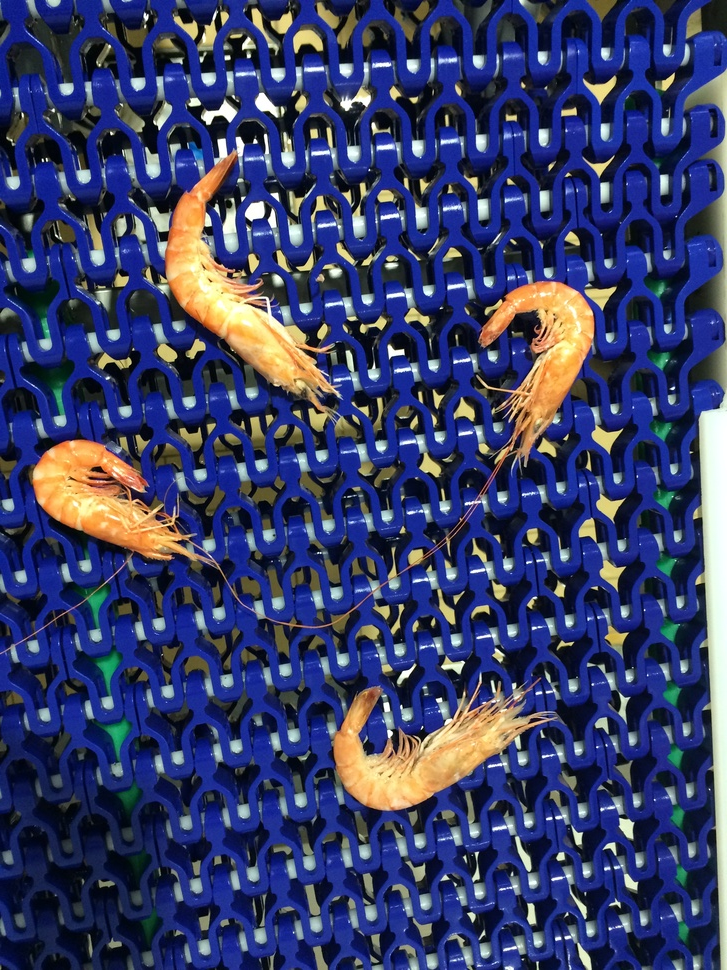
#> input picture 4_Prawns.JPG, 727 x 970 px, shrunk from 2448 x 3264 before the run
$ python -i seg_opencv.py   (imports and definitions only)
#> lines starting #> are read from the running program, lines starting #| are printed output that depends on the picture; after the words box and inside, x2 and y2 are one past the last pixel; in counts of white or black regions, pixels touching at a corner belong together
#> further down, picture is the input picture: shape (970, 727, 3); mean B, G, R 104.5, 62.8, 55.9
def segmentacion(img):

  import numpy as np
  import cv2
  from matplotlib import pyplot as plt

  gray = cv2.cvtColor(img,cv2.COLOR_BGR2GRAY)
  ret, thresh = cv2.threshold(gray,0,255,cv2.THRESH_BINARY_INV+cv2.THRESH_OTSU)
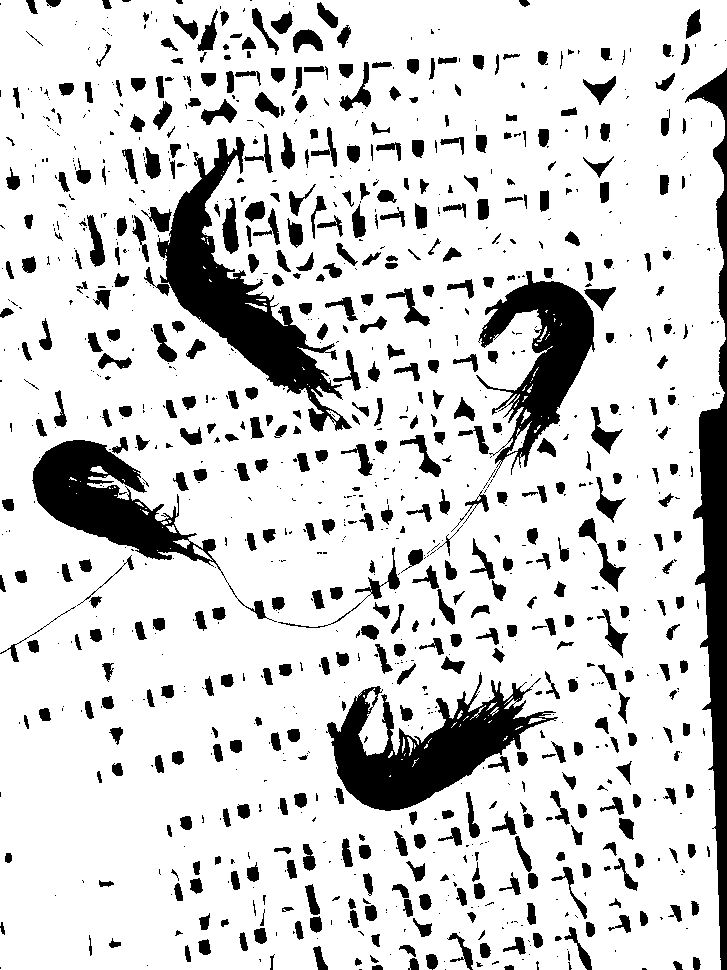
#> thresh: shape (970, 727); 82.4% white; 1124 black regions (616 under 20 px), largest, box (x1, y1, x2, y2) and area: (157, 137, 352, 432) 14278, (326, 672, 558, 811) 12922, (685, 68, 727, 970) 12547
#> ret = 111

  # noise removal
  kernel = np.ones((3,3),np.uint8)
  opening = cv2.morphologyEx(thresh,cv2.MORPH_OPEN,kernel, iterations = 2)
#> opening: shape (970, 727); 81.3% white; 772 black regions (329 under 20 px), largest, box (x1, y1, x2, y2) and area: (141, 134, 361, 432) 16499, (326, 672, 558, 811) 14365, (685, 68, 727, 970) 12632

  # sure background area
  sure_bg = cv2.dilate(opening,kernel,iterations=3)
#> sure_bg: shape (970, 727); 92.6% white; 359 black regions (240 under 20 px), largest, box (x1, y1, x2, y2) and area: (151, 142, 339, 400) 11092, (330, 686, 553, 807) 10139, (697, 347, 727, 970) 8076

  # Finding sure foreground area
  dist_transform = cv2.distanceTransform(opening,cv2.DIST_L2,5)
  ret, sure_fg = cv2.threshold(dist_transform,0.7*dist_transform.max(),255,0)
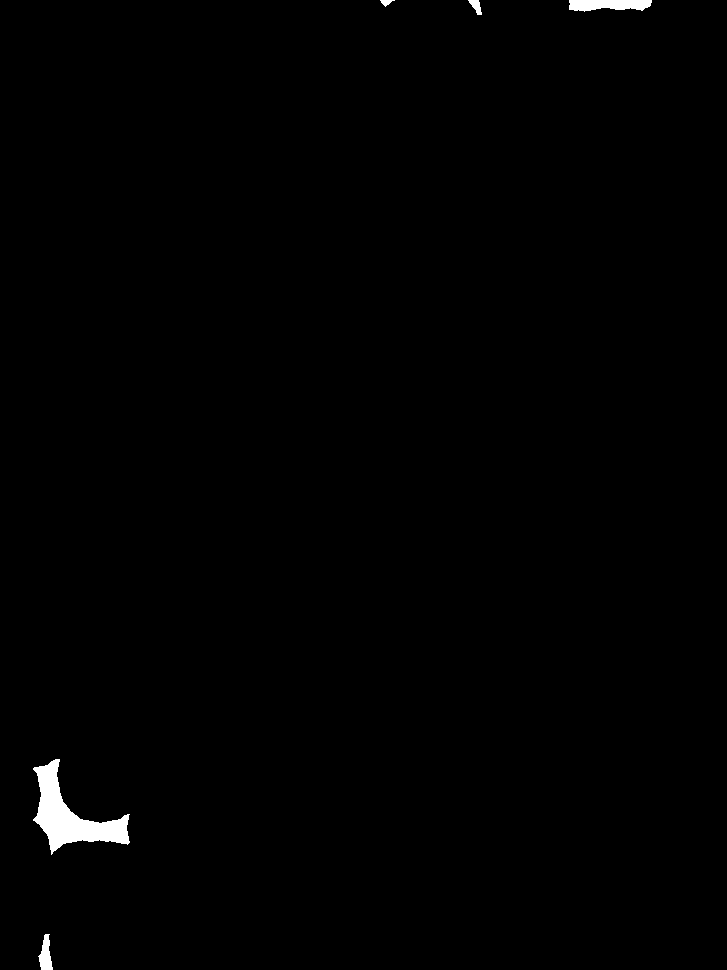
#> sure_fg: shape (970, 727) float32; 0.67% white; 5 white regions, box (x1, y1, x2, y2) and area: (33, 759, 130, 855) 3424, (569, 0, 652, 12) 783, (38, 934, 53, 970) 326, (468, 0, 482, 15) 114, (380, 0, 395, 7) 54
#> ret = 40.16

  # Finding unknown region
  sure_fg = np.uint8(sure_fg)
  unknown = cv2.subtract(sure_bg,sure_fg)

  # Marker labelling
  ret, markers = cv2.connectedComponents(sure_fg)
#> markers: shape (970, 727) int32; 6 distinct labels, from 0 to 5
#> ret = 6

  # Add one to all labels so that sure background is not 0, but 1
  markers = markers+1
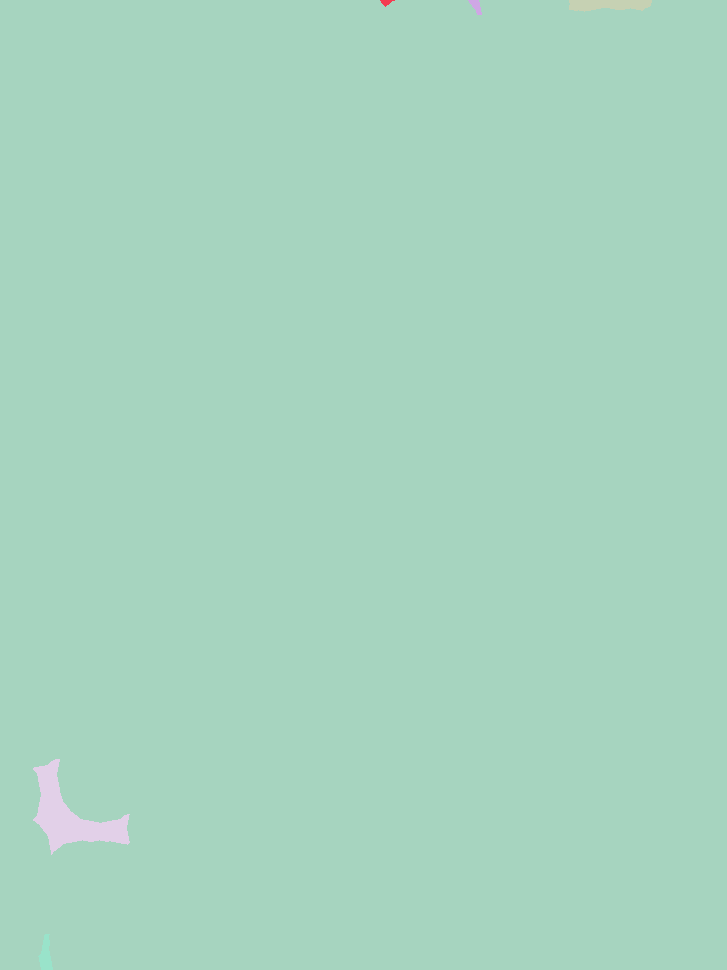
#> markers: shape (970, 727) int32; 6 distinct labels, from 1 to 6; one colour per label, 0 black

  # Now, mark the region of unknown with zero
  markers[unknown==255] = 0
#> markers: shape (970, 727) int32; 7 distinct labels, from 0 to 6

  markers = cv2.watershed(img,markers)
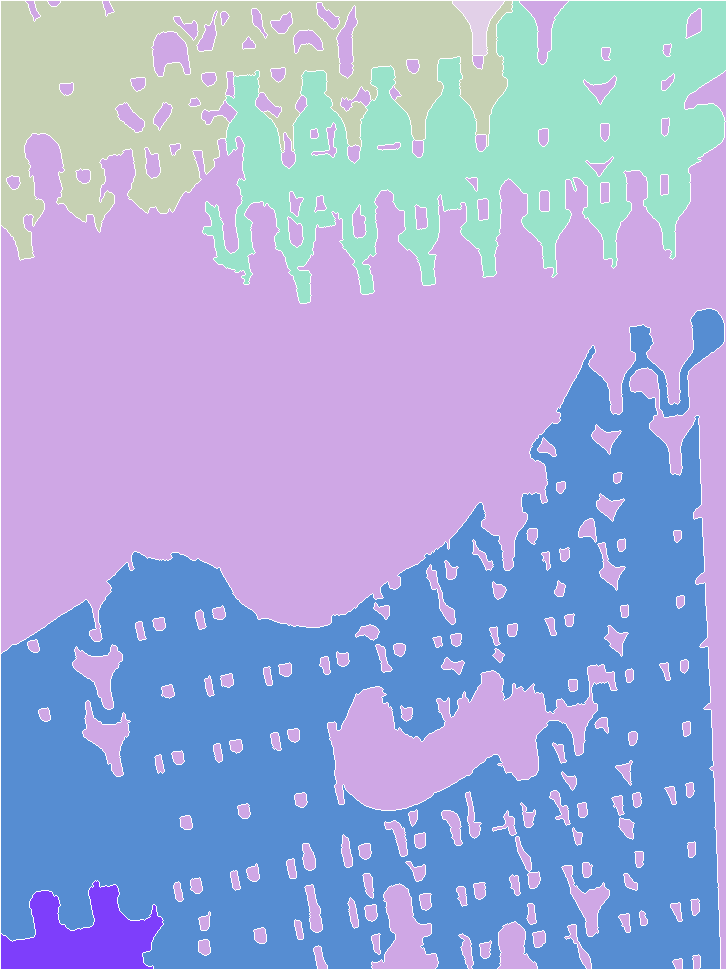
#> markers: shape (970, 727) int32; 7 distinct labels, from -1 to 6; one colour per label, 0 black, -1 white
  img[markers == -1] = [255,0,0]
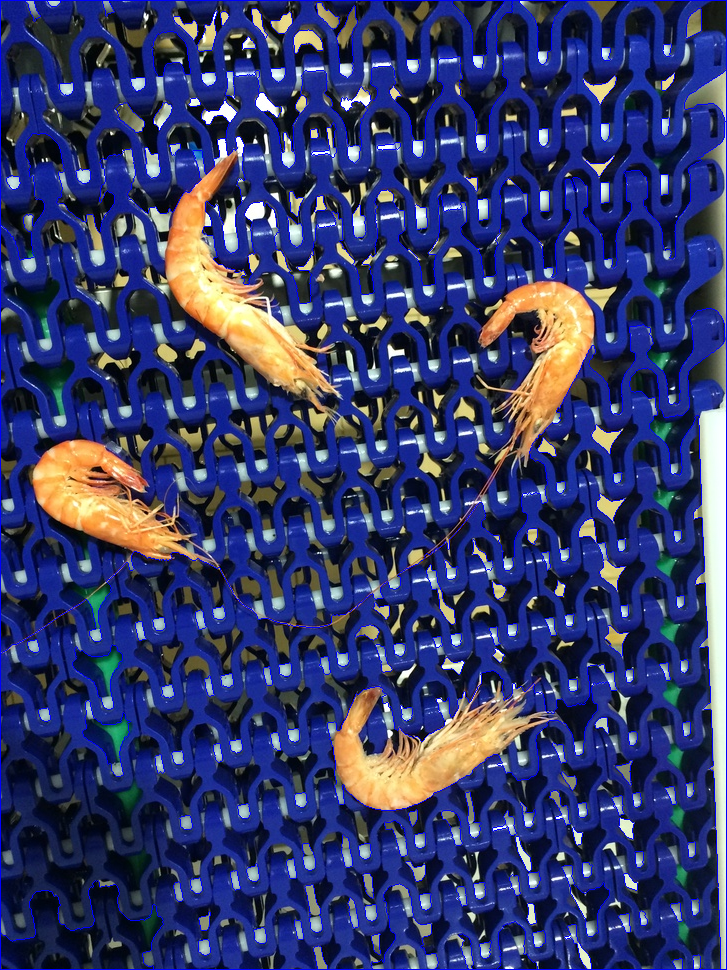
#> img: shape (970, 727, 3); 3.06% of pixels changed, all inside (x1, y1, x2, y2) = (0, 0, 727, 970)

  return markers

>>> import cv2
>>> picture = cv2.imread('../../../4_Prawns.JPG')
>>> result = segmentacion(picture)

$ run again, on 9_Prawns.JPG
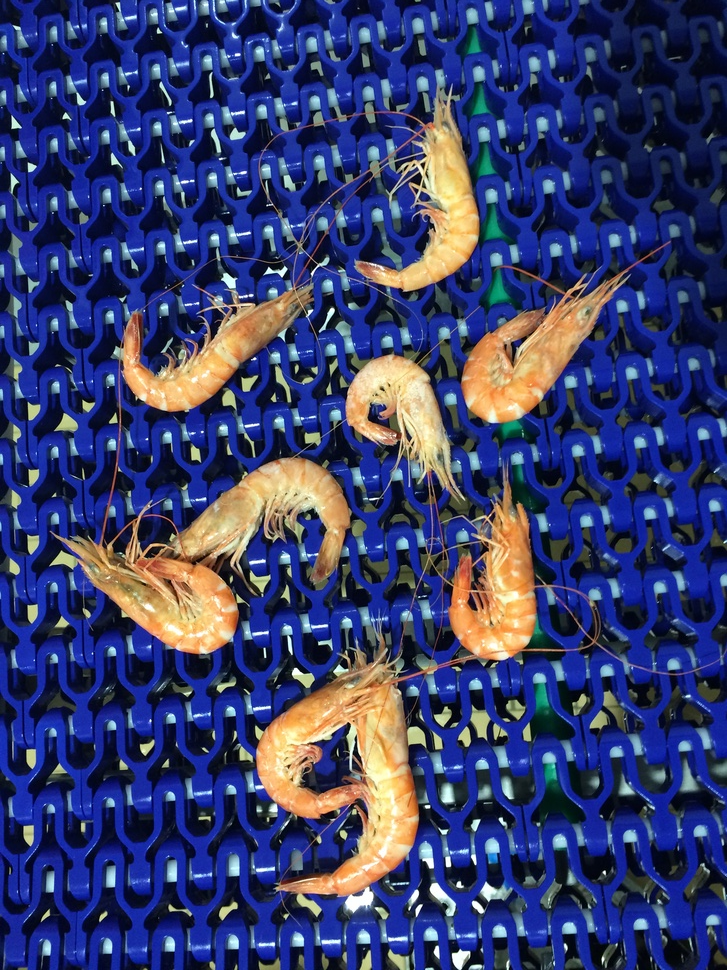
#> input picture 9_Prawns.JPG, 727 x 970 px, shrunk from 2448 x 3264 before the run
#> picture is the input picture: shape (970, 727, 3); mean B, G, R 109.4, 62.6, 55.9
#> in segmentacion, `ret, thresh = cv2.threshold(gray,0,255,cv2.THRESH_BINARY_INV+cv2.THRES..`:
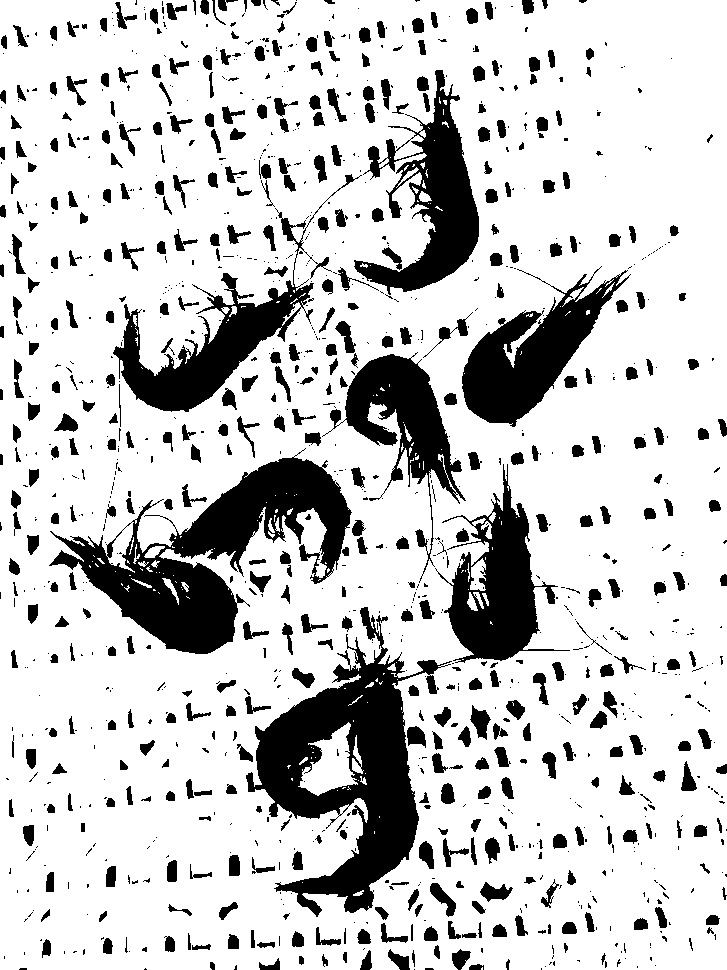
#> thresh: shape (970, 727); 79.6% white; 1195 black regions (717 under 20 px), largest, box (x1, y1, x2, y2) and area: (246, 607, 452, 917) 22562, (49, 448, 352, 654) 21633, (462, 266, 631, 427) 10441
#> in segmentacion, `ret, thresh = cv2.threshold(gray,0,255,cv2.THRESH_BINARY_INV+cv2.THRES..`: ret = 105
#> opening: shape (970, 727); 78% white; 783 black regions (381 under 20 px), largest, box (x1, y1, x2, y2) and area: (237, 321, 570, 943) 46763, (106, 70, 479, 452) 24067, (49, 448, 368, 654) 23723
#> sure_bg: shape (970, 727); 89% white; 295 black regions (192 under 20 px), largest, box (x1, y1, x2, y2) and area: (254, 655, 422, 909) 17944, (59, 540, 236, 651) 9158, (172, 461, 347, 570) 8419
#> in segmentacion, `ret, sure_fg = cv2.threshold(dist_transform,0.7*dist_transform.max(),2..`: ret = 55.57
#> in segmentacion, `ret, markers = cv2.connectedComponents(sure_fg)`: ret = 4
#> in segmentacion, `img[markers == -1] = [255,0,0]`:
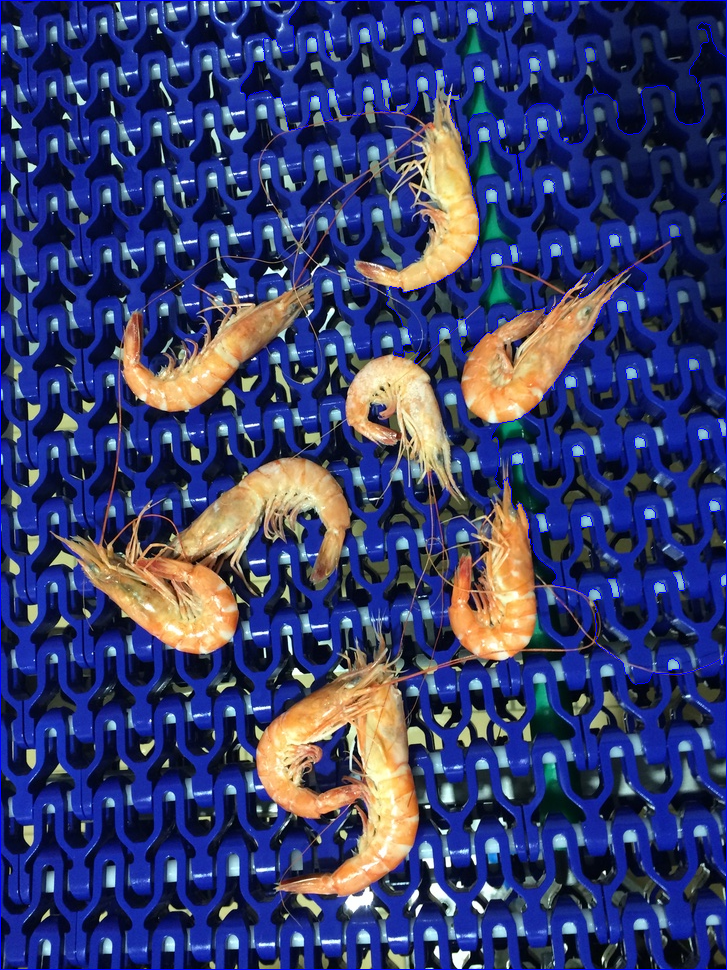
#> img: shape (970, 727, 3); 1.12% of pixels changed, all inside (x1, y1, x2, y2) = (0, 0, 727, 970)
